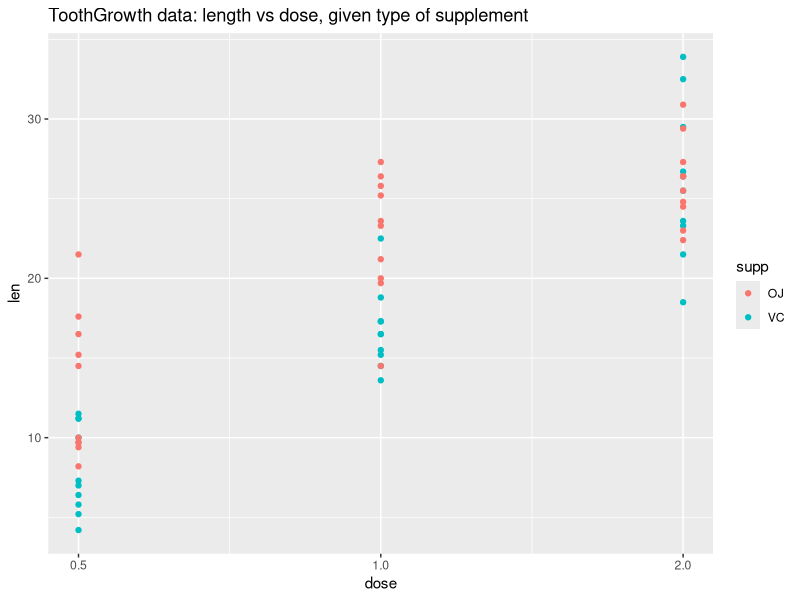

Here is the R script that generated this plot:
#  GGPLOT double plots

data("ToothGrowth")

library(dplyr)
library(ggplot2)

se <- function(x) sqrt(var(x)/length(x))

tg <- ToothGrowth %>%
    group_by(dose, supp) %>%
    summarise_each(funs(mean, sd, se)) %>%
    rename(tg_mean = mean, tg_sd = sd, tg_se = se)

pl1 <- ggplot(ToothGrowth, aes(factor(dose), y=len, fill = supp)) +
    geom_boxplot(stat="boxplot", outlier.colour = "blue", notch = FALSE) +
    ggtitle("ToothGrowth data: length vs dose, given type of supplement")
#print(pl1)


tg_limits <- aes(ymax = tg_mean + tg_se, ymin = tg_mean - tg_se)
pl2 <- ggplot(tg, aes(supp, tg_mean, colour=dose)) +
    geom_point(stat="identity", size=3) +
    geom_errorbar( tg_limits, width = 0.1) +
    ggtitle("ToothGrowth data: length vs dose, given type of supplement") +
    facet_grid(.~dose)
#print(pl2)

pl1 <- ggplot(ToothGrowth, aes(x = dose, y=len, color = supp)) +
    geom_point() +
    scale_x_log10() +
    ggtitle("ToothGrowth data: length vs dose, given type of supplement")
print(pl1)

